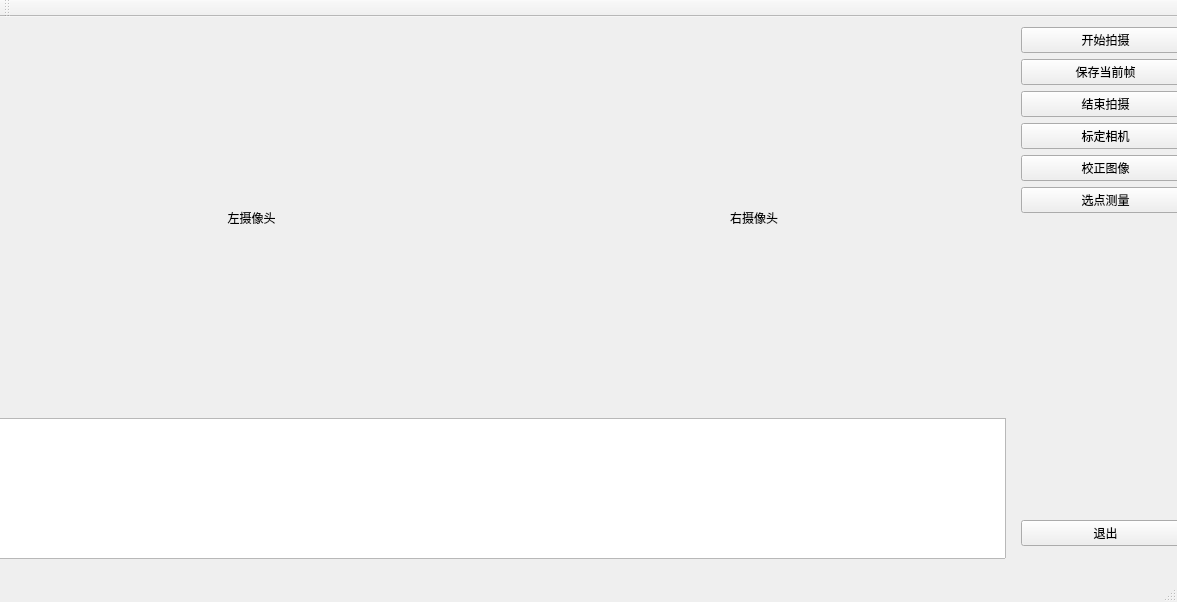
<?xml version="1.0" encoding="UTF-8"?>
<ui version="4.0">
 <class>chuixianyiClass</class>
 <widget class="QMainWindow" name="chuixianyiClass">
  <property name="geometry">
   <rect>
    <x>0</x>
    <y>0</y>
    <width>1177</width>
    <height>602</height>
   </rect>
  </property>
  <property name="windowTitle">
   <string>chuixianyi</string>
  </property>
  <widget class="QWidget" name="centralWidget">
   <widget class="QWidget" name="verticalLayoutWidget">
    <property name="geometry">
     <rect>
      <x>1010</x>
      <y>-1</y>
      <width>191</width>
      <height>541</height>
     </rect>
    </property>
    <layout class="QVBoxLayout" name="verticalLayout">
     <item>
      <widget class="QPushButton" name="startCameraBtn">
       <property name="text">
        <string>开始拍摄</string>
       </property>
      </widget>
     </item>
     <item>
      <widget class="QPushButton" name="saveFrameBtn">
       <property name="text">
        <string>保存当前帧</string>
       </property>
      </widget>
     </item>
     <item>
      <widget class="QPushButton" name="endCameraBtn">
       <property name="text">
        <string>结束拍摄</string>
       </property>
      </widget>
     </item>
     <item>
      <widget class="QPushButton" name="calibrateBtn">
       <property name="text">
        <string>标定相机</string>
       </property>
      </widget>
     </item>
     <item>
      <widget class="QPushButton" name="rectifyBtn">
       <property name="text">
        <string>校正图像</string>
       </property>
      </widget>
     </item>
     <item>
      <widget class="QPushButton" name="measureBtn">
       <property name="text">
        <string>选点测量</string>
       </property>
      </widget>
     </item>
     <item>
      <spacer name="verticalSpacer">
       <property name="orientation">
        <enum>Qt::Vertical</enum>
       </property>
       <property name="sizeHint" stdset="0">
        <size>
         <width>20</width>
         <height>40</height>
        </size>
       </property>
      </spacer>
     </item>
     <item>
      <widget class="QPushButton" name="exitBtn">
       <property name="text">
        <string>退出</string>
       </property>
      </widget>
     </item>
    </layout>
   </widget>
   <widget class="QWidget" name="layoutWidget">
    <property name="geometry">
     <rect>
      <x>-8</x>
      <y>0</y>
      <width>1021</width>
      <height>401</height>
     </rect>
    </property>
    <layout class="QHBoxLayout" name="horizontalLayout">
     <item>
      <widget class="QLabel" name="labelLeft">
       <property name="text">
        <string>左摄像头</string>
       </property>
       <property name="alignment">
        <set>Qt::AlignCenter</set>
       </property>
      </widget>
     </item>
     <item>
      <widget class="QLabel" name="labelRight">
       <property name="text">
        <string>右摄像头</string>
       </property>
       <property name="alignment">
        <set>Qt::AlignCenter</set>
       </property>
      </widget>
     </item>
    </layout>
   </widget>
   <widget class="QTextBrowser" name="textBrowser">
    <property name="geometry">
     <rect>
      <x>-5</x>
      <y>401</y>
      <width>1011</width>
      <height>141</height>
     </rect>
    </property>
   </widget>
  </widget>
  <widget class="QMenuBar" name="menuBar">
   <property name="geometry">
    <rect>
     <x>0</x>
     <y>0</y>
     <width>1177</width>
     <height>23</height>
    </rect>
   </property>
  </widget>
  <widget class="QToolBar" name="mainToolBar">
   <attribute name="toolBarArea">
    <enum>TopToolBarArea</enum>
   </attribute>
   <attribute name="toolBarBreak">
    <bool>false</bool>
   </attribute>
  </widget>
  <widget class="QStatusBar" name="statusBar"/>
 </widget>
 <layoutdefault spacing="6" margin="11"/>
 <resources>
  <include location="chuixianyi.qrc"/>
 </resources>
 <connections/>
</ui>
